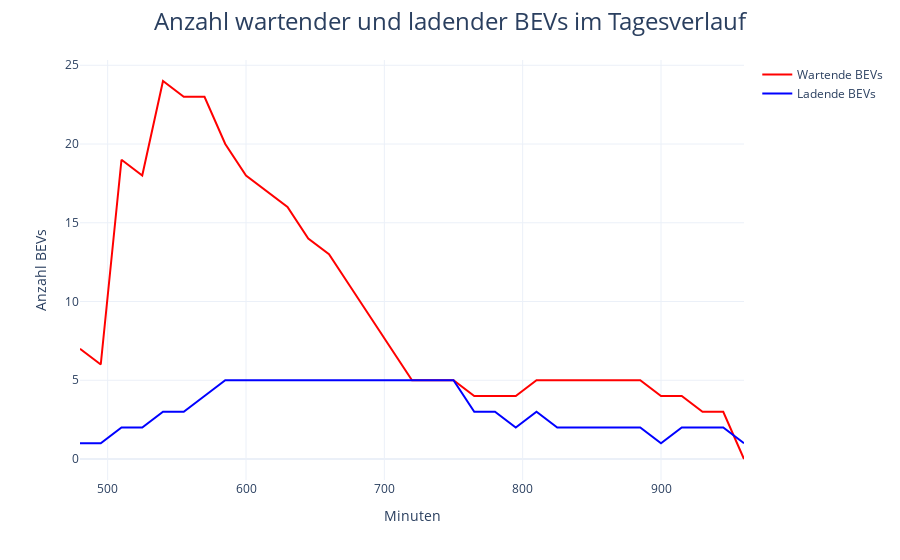

Here is the notebook cell this chart was saved with:
### Code cell
import figureGeneration

figureGeneration.create_bev_number_figure(simulation_data)

### Figure 1 — Plotly figure (JSON) as saved in the notebook; plotly's stock layout.template omitted (floating-point values rounded to 4 significant figures)
{"data": [{"line": {"color": "red"}, "name": "Wartende BEVs", "type": "scatter", "x": [480, 495, 510, 525, 540, 555, 570, 585, 600, 615, 630, 645, 660, 675, 690, 705, 720, 735, 750, 765, 780, 795, 810, 825, 840, 855, 870, 885, 900, 915, 930, 945, 960], "y": [7, 6, 19, 18, 24, 23, 23, 20, 18, 17, 16, 14, 13, 11, 9, 7, 5, 5, 5, 4, 4, 4, 5, 5, 5, 5, 5, 5, 4, 4, 3, 3, 0]}, {"line": {"color": "blue"}, "name": "Ladende BEVs", "type": "scatter", "x": [960, 945, 930, 915, 900, 885, 870, 855, 840, 825, 810, 795, 780, 765, 750, 735, 720, 705, 690, 675, 660, 645, 630, 615, 600, 585, 570, 555, 540, 525, 510, 495, 480], "y": [1, 2, 2, 2, 1, 2, 2, 2, 2, 2, 3, 2, 3, 3, 5, 5, 5, 5, 5, 5, 5, 5, 5, 5, 5, 5, 4, 3, 3, 2, 2, 1, 1]}], "layout": {"legend": {"tracegroupgap": 0}, "margin": {"t": 60}, "title": {"font": {"size": 24}, "text": "Anzahl wartender und ladender BEVs im Tagesverlauf", "x": 0.5, "xanchor": "center"}, "xaxis": {"anchor": "y", "domain": [0, 1], "title": {"text": "Minuten"}}, "yaxis": {"anchor": "x", "domain": [0, 1], "title": {"text": "Anzahl BEVs"}}}}
